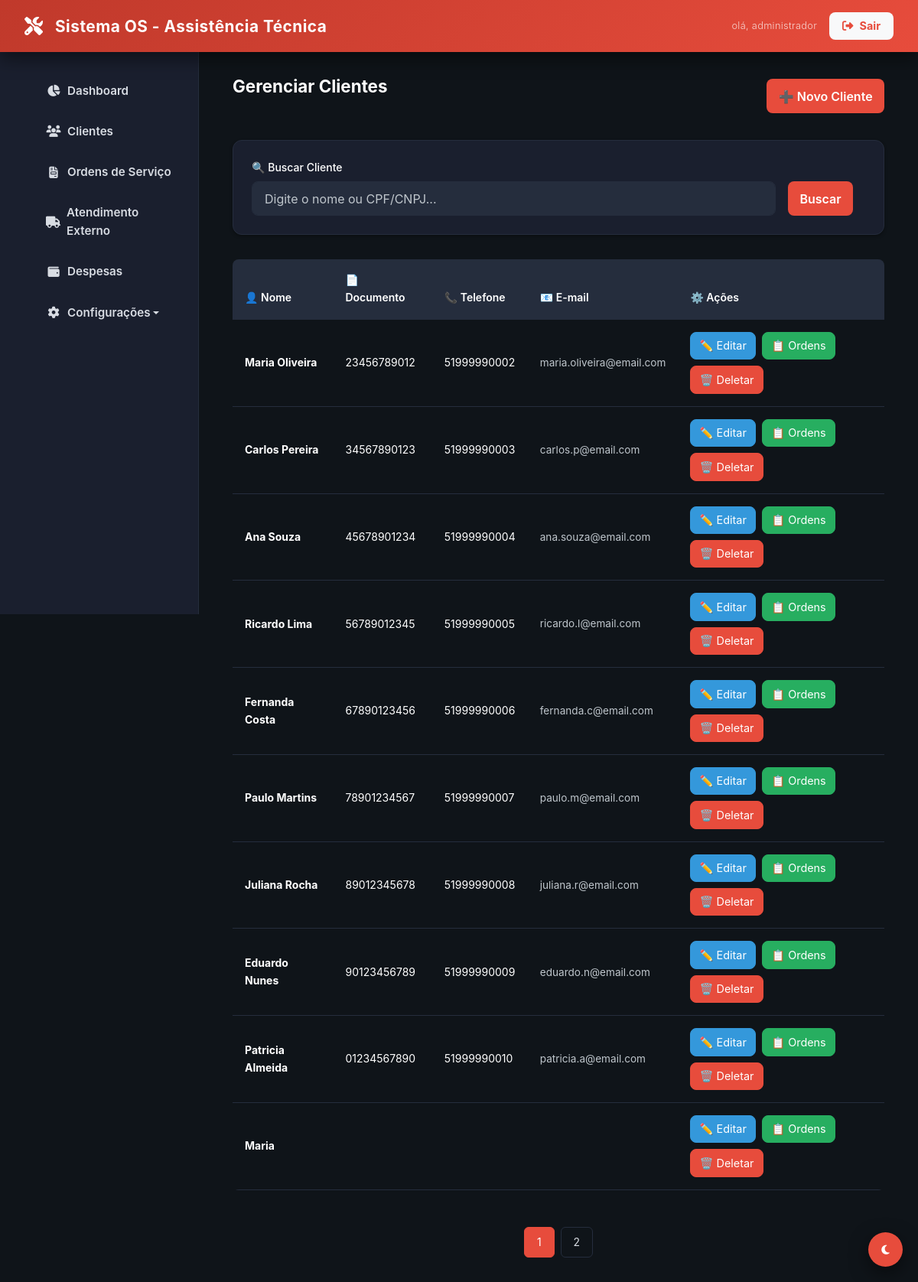
Before: /clientes (signed in) with the older database file.
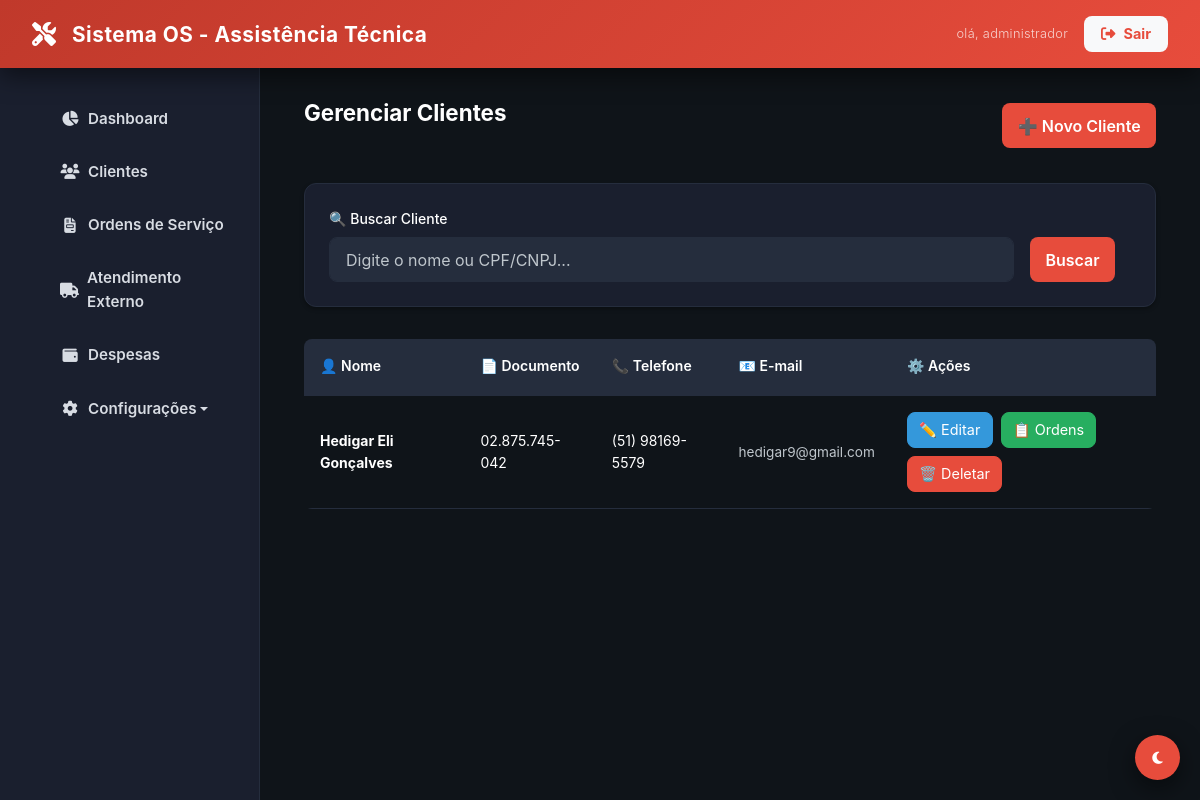
After: the same page with the newer database file.
### tables this page shows
CREATE TABLE `clientes` (
  `id` int NOT NULL,
  `nome_completo` varchar(150) NOT NULL,
  `tipo_pessoa` varchar(20) NOT NULL,
  `documento` varchar(20) DEFAULT NULL,
  `email` varchar(150) DEFAULT NULL,
  `telefone_principal` varchar(20) DEFAULT NULL,
  `telefone_secundario` varchar(20) DEFAULT NULL,
  `endereco_logradouro` varchar(150) DEFAULT NULL,
  `endereco_numero` varchar(10) DEFAULT NULL,
  `endereco_bairro` varchar(60) DEFAULT NULL,
  `endereco_cidade` varchar(60) DEFAULT NULL,
  `data_nascimento` date DEFAULT NULL,
  `observacoes` text,
  `ativo` tinyint(1) DEFAULT '1',
  `created_at` timestamp NULL DEFAULT CURRENT_TIMESTAMP,
  `updated_at` timestamp NULL DEFAULT NULL
);

### app/Core/Controller.php (called while the page is built, shortened)
<?php
abstract class Controller
{
    protected function view(string $view, array $data = []): void
    {
        extract($data);
        $path = __DIR__ . "/../Views/{$view}.php";
        require $path;
    }
}

### app/Controllers/BaseController.php (called while the page is built, shortened)
<?php
abstract class BaseController extends Controller
{
    public function __construct()
    {
        $user = Auth::user();
    }
    protected function render(string $view, array $data = []): void
    {
        $data['content'] = __DIR__ . "/../Views/{$view}.php";
        if (!isset($data['user'])) {
            $data['user'] = Auth::user();
        }
        $this->view('layout/main', $data);
    }
}

### app/Controllers/ClienteController.php (called while the page is built, shortened)
<?php
class ClienteController extends BaseController
{
    private $clienteModel;
    public function __construct()
    {
        $this->clienteModel = new Cliente();
    }
    public function index()
    {
        $porPagina = 10;
        $paginaAtual = filter_input(INPUT_GET, 'pagina', FILTER_VALIDATE_INT) ?: 1;
        $offset = ($paginaAtual - 1) * $porPagina;
        $termo = filter_input(INPUT_GET, 'busca', FILTER_SANITIZE_SPECIAL_CHARS);
        $whereClause = '';
        $params = [];
        $totalClientes = $this->clienteModel->countAll($whereClause, $params);
        $clientes = $this->clienteModel->getPaginated($porPagina, $offset, $whereClause, $params);
        $totalPaginas = ceil($totalClientes / $porPagina);
        $this->render('cliente/index', [
            'title' => 'Gerenciar Clientes',
            'clientes' => $clientes,
            'busca' => $termo,
            'paginaAtual' => $paginaAtual,
            'totalPaginas' => $totalPaginas
        ]);
    }
}

### public/index.php (called while the page is built, shortened)
<?php
require_once __DIR__ . '/../app/Core/Autoload.php';
$router = require_once __DIR__ . '/../app/routes.php';
$uri = trim(parse_url($_SERVER['REQUEST_URI'], PHP_URL_PATH), '/');
$method = $_SERVER['REQUEST_METHOD'];
$router->dispatch($uri, $method);

### app/Core/Auth.php (called while the page is built, shortened)
<?php
class Auth
{
    public static function user(): ?array
    {
        return $_SESSION['user'] ?? null;
    }
    public static function isAdmin(): bool
    {
        $nivel = $_SESSION['user']['nivel_acesso'] ?? '';
        return in_array($nivel, ['admin', '1', 1], true);
    }
    public static function isTecnico(): bool
    {
        $nivel = $_SESSION['user']['nivel_acesso'] ?? 'usuario';
        return self::isAdmin() || $nivel === 'tecnico';
    }
}

### app/Core/Autoload.php (called while the page is built, shortened)
<?php
spl_autoload_register(function ($class) {
    $prefix = 'App\\';
    $base_dir = __DIR__ . '/../';
    $len = strlen($prefix);
    if (strncmp($prefix, $class, $len) !== 0) {
        return;
    }
    $relative_class = substr($class, $len);
    $file = $base_dir . str_replace('\\', '/', $relative_class) . '.php';
});

### app/Core/Database.php (called while the page is built, shortened)
<?php
class Database
{
    private static ?Database $instance = null;
    private PDO $conn;
    private function __construct()
    {
        $host = DB_HOST;
        $db   = DB_NAME;
        $user = DB_USER;
        $pass = DB_PASS;
        $charset = 'utf8mb4';
        $dsn = "mysql:host=$host;dbname=$db;charset=$charset";
        $options = [
            PDO::ATTR_ERRMODE            => PDO::ERRMODE_EXCEPTION,
            PDO::ATTR_DEFAULT_FETCH_MODE => PDO::FETCH_ASSOC,
            PDO::ATTR_EMULATE_PREPARES   => false,
            PDO::MYSQL_ATTR_INIT_COMMAND => "SET NAMES utf8mb4"
        ];
        try {
            $this->conn = new PDO($dsn, $user, $pass, $options);
        } catch (PDOException $e) {
            error_log("Erro de Conexão com o Banco de Dados: " . $e->getMessage());
            if (($_ENV['APP_DEBUG'] ?? 'false') === 'true') {
                die("Erro de Conexão: " . $e->getMessage());
            }
            die("Erro de Conexão: Por favor, tente novamente mais tarde.");
        }
    }
    public static function getInstance(): Database
    {
        if (self::$instance === null) {
            self::$instance = new self();
        }
        return self::$instance;
    }
    public function getConnection(): PDO
    {
        return $this->conn;
    }
}

### app/Core/Model.php (called while the page is built, shortened)
<?php
abstract class Model
{
    protected PDO $db;
    protected string $table;
    public function __construct()
    {
        $this->db = Database::getInstance()->getConnection();
    }
    public function countAll(string $whereClause = '', array $params = []): int
    {
        $sql = "SELECT COUNT(*) FROM {$this->table} WHERE ativo = 1";
        $stmt = $this->db->prepare($sql);
        $stmt->execute($params);
        return (int) $stmt->fetchColumn();
    }
    public function getPaginated(int $limit, int $offset, string $whereClause = '', array $params = []): array
    {
        $sql = "SELECT * FROM {$this->table} WHERE ativo = 1";
        $sql .= " LIMIT :limit OFFSET :offset";
        $stmt = $this->db->prepare($sql);
        $stmt->bindValue(':limit', $limit, PDO::PARAM_INT);
        $stmt->bindValue(':offset', $offset, PDO::PARAM_INT);
        $stmt->execute();
        return $stmt->fetchAll();
    }
}

### app/Views/cliente/index.php (the view, shortened to what this page needs)
<?php
$current_page = 'clientes';
require_once __DIR__ . '/../layout/main.php';
?>
<div class="container">
    <div class="d-flex justify-between align-center mb-4 flex-wrap">
        <h1><?php echo htmlspecialchars($title ?? 'Clientes'); ?></h1>
        <a href="<?php echo BASE_URL; ?>clientes/criar" class="btn btn-primary">
            ➕ Novo Cliente
        </a>
    </div>
    <div class="card mb-4">
        <form action="<?php echo BASE_URL; ?>clientes" method="GET">
            <div class="grid-search">
                <div class="form-group mb-0">
                    <label for="busca">🔍 Buscar Cliente</label>
                    <input
                        type="text"
                        id="busca"
                        name="busca"
                        class="form-control"
                        placeholder="Digite o nome ou CPF/CNPJ..."
                        value="<?php echo htmlspecialchars($busca ?? ''); ?>"
                    >
                </div>
                <button type="submit" class="btn btn-primary">Buscar</button>
            </div>
        </form>
    </div>
    <?php if (empty($clientes)): ?>
        <div class="card">
            <div class="alert alert-info m-0">
                <span>ℹ️ Nenhum cliente encontrado. <a href="<?php echo BASE_URL; ?>clientes/criar" class="text-red">Criar novo cliente</a></span>
            </div>
        </div>
    <?php else: ?>
        <div class="overflow-x-auto">
            <table class="table">
                <thead>
                    <tr>
                        <th>👤 Nome</th>
                        <th>📄 Documento</th>
                        <th>📞 Telefone</th>
                        <th>📧 E-mail</th>
                        <th>⚙️ Ações</th>
                    </tr>
                </thead>
                <tbody>
                    <?php foreach ($clientes as $cliente): ?>
                        <tr>
                            <td>
                                <strong><?php echo htmlspecialchars($cliente['nome_completo']); ?></strong>
                            </td>
                            <td>
                                <?php echo htmlspecialchars($cliente['documento'] ?? 'N/A'); ?>
                            </td>
                            <td>
                                <?php echo htmlspecialchars($cliente['telefone_principal'] ?? 'N/A'); ?>
                            </td>
                            <td>
                                <span class="text-muted fs-sm">
                                    <?php echo htmlspecialchars($cliente['email'] ?? 'N/A'); ?>
                                </span>
                            </td>
                            <td>
                                <div class="d-flex gap-1 flex-wrap">
                                    <a href="<?php echo BASE_URL; ?>clientes/editar?id=<?php echo htmlspecialchars($cliente['id']); ?>" class="btn btn-info btn-sm" title="Editar Cliente">
                                        ✏️ Editar
                                    </a>
                                    <a href="<?php echo BASE_URL; ?>clientes/view?id=<?php echo htmlspecialchars($cliente['id']); ?>" class="btn btn-success btn-sm" title="Ver Ordens de Serviço">
                                        📋 Ordens
                                    </a>
                                    <form action="<?php echo BASE_URL; ?>clientes/deletar" method="POST" class="d-inline" onsubmit="return confirm('⚠️ Tem certeza que deseja deletar este cliente? Esta ação não pode ser desfeita.');">
                                        <button type="submit" class="btn btn-danger btn-sm" title="Deletar Cliente">
                                            🗑️ Deletar
                                        </button>
                                    </form>
                                </div>
                            </td>
                        </tr>
                    <?php endforeach; ?>
                </tbody>
            </table>
        </div>
        <?php if (($totalPaginas ?? 0) > 1): ?>
            <div class="mt-4">
                <div class="pagination">
                    <?php for ($i = 1; $i <= $totalPaginas; $i++): ?>
                        <?php
                            $url = BASE_URL . 'clientes?pagina=' . $i;
                            $is_active = $i == ($paginaAtual ?? 1);
                        ?>
                        <a href="<?php echo htmlspecialchars($url); ?>" class="<?php echo $is_active ? 'active' : ''; ?>">
                            <?php echo $i; ?>
                        </a>
                    <?php endfor; ?>
                </div>
            </div>
        <?php endif; ?>
    <?php endif; ?>
</div>

### app/Core/Router.php (shortened to what this page needs)
<?php
class Router
{
    protected array $routes = [];
    public function add(string $method, string $uri, string $controller): void
    {
        $this->routes[] = [
            'uri' => trim($uri, '/'),
            'controller' => $controller,
            'method' => strtoupper($method),
        ];
    }
    public function dispatch(string $uri, string $method): void
    {
        $uri = trim($uri, '/');
        $method = strtoupper($method);
        foreach ($this->routes as $route) {
            if ($route['uri'] === $uri && $route['method'] === $method) {
                $parts = explode('@', $route['controller']);
                $action = $parts[1] ?? 'index';
                $controller = new $controllerClass();
                $controller->$action();
                return;
            }
        }
    }
}

### app/Views/layout/main.php (shortened to what this page needs)
<!DOCTYPE html>
<html lang="pt-br">
<head>
    <link href="https://cdn.jsdelivr.net/npm/bootstrap@5.3.0/dist/css/bootstrap.min.css" rel="stylesheet">
    <link rel="stylesheet" href="https://cdnjs.cloudflare.com/ajax/libs/font-awesome/6.4.0/css/all.min.css">
    <link rel="stylesheet" href="<?php echo ASSETS_URL; ?>css/style.css">
</head>
<body>
    <header class="header">
        <div class="container">
            <div class="d-flex align-items-center gap-2">
                <i class="fas fa-tools text-white fs-4"></i>
                <span class="fw-bold"><?php echo htmlspecialchars(APP_NAME); ?></span>
            </div>
            <div class="d-flex align-items-center gap-3">
                <span class="text-white d-none d-md-inline opacity-75" style="font-size: 0.8rem; font-weight: 300; letter-spacing: 0.3px;">olá, <?php echo isset($user['nome']) ? strtolower(explode(' ', $user['nome'])[0]) : 'usuário'; ?></span>
                <a href="<?php echo BASE_URL; ?>logout" class="btn btn-light btn-sm fw-bold px-3" style="border-radius: 8px; color: var(--primary-red);">
                    <i class="fas fa-sign-out-alt"></i> Sair
                </a>
            </div>
        </div>
    </header>
    <div class="main-wrapper">
        <nav class="sidebar">
            <ul>
                <li class="<?php echo (isset($current_page) && $current_page === 'dashboard') ? 'active' : ''; ?>">
                    <a href="<?php echo BASE_URL; ?>dashboard"><i class="fas fa-chart-pie me-2"></i> Dashboard</a>
                </li>
                <li class="<?php echo (isset($current_page) && $current_page === 'clientes') ? 'active' : ''; ?>">
                    <a href="<?php echo BASE_URL; ?>clientes"><i class="fas fa-users me-2"></i> Clientes</a>
                </li>
                <li class="<?php echo (isset($current_page) && $current_page === 'ordens') ? 'active' : ''; ?>">
                    <a href="<?php echo BASE_URL; ?>ordens"><i class="fas fa-file-invoice me-2"></i> Ordens de Serviço</a>
                </li>
                <li class="<?php echo (isset($current_page) && $current_page === 'atendimentos_externos') ? 'active' : ''; ?>">
                    <a href="<?php echo BASE_URL; ?>atendimentos-externos"><i class="fas fa-truck me-2"></i> Atendimento Externo</a>
                </li>
                <?php if (\App\Core\Auth::isTecnico()): ?>
                <li class="<?php echo (isset($current_page) && $current_page === 'despesas') ? 'active' : ''; ?>">
                    <a href="<?php echo BASE_URL; ?>despesas"><i class="fas fa-wallet me-2"></i> Despesas</a>
                </li>
                <?php endif; ?>
                <?php if (\App\Core\Auth::isAdmin()): ?>
                <li class="nav-item-dropdown <?php echo (isset($current_page) && strpos($current_page, 'configuracoes') !== false) ? 'active' : ''; ?>">
                    <a href="javascript:void(0);" class="dropdown-toggle" onclick="toggleSubmenu('config-submenu')"><i class="fas fa-cog me-2"></i> Configurações</a>
                </li>
                <?php endif; ?>
            </ul>
        </nav>
        <main class="content">
            <?php
            if (isset($content)) {
                require $content;
            }
            ?>
        </main>
    </div>
    <button class="theme-switch" onclick="toggleTheme()" title="Trocar Tema">
        <i class="fas fa-moon" id="theme-icon"></i>
    </button>
</body>
</html>

Changed rows visible on the page:
removed clientes: nome_completo "Maria Oliveira", documento "23456789012", telefone_principal "51999990002", email "maria.oliveira@email.com"
removed clientes: nome_completo "Carlos Pereira", documento "34567890123", telefone_principal "51999990003", email "carlos.p@email.com"
removed clientes: nome_completo "Ana Souza", documento "45678901234", telefone_principal "51999990004", email "ana.souza@email.com"
removed clientes: nome_completo "Ricardo Lima", documento "56789012345", telefone_principal "51999990005", email "ricardo.l@email.com"
removed clientes: nome_completo "Fernanda Costa", documento "67890123456", telefone_principal "51999990006", email "fernanda.c@email.com"
removed clientes: nome_completo "Paulo Martins", documento "78901234567", telefone_principal "51999990007", email "paulo.m@email.com"
removed clientes: nome_completo "Juliana Rocha", documento "89012345678", telefone_principal "51999990008", email "juliana.r@email.com"
removed clientes: nome_completo "Eduardo Nunes", documento "90123456789", telefone_principal "51999990009", email "eduardo.n@email.com"
removed clientes: nome_completo "Patricia Almeida", documento "01234567890", telefone_principal "51999990010", email "patricia.a@email.com"
removed clientes: nome_completo "Maria"
now on this page (row edited): clientes: nome_completo "Hedigar Eli Gonçalves", documento "02.875.745-042", telefone_principal "(51) 98169-5579", email "hedigar9@gmail.com"
Other visible differences:
list line gone: "1 2"
